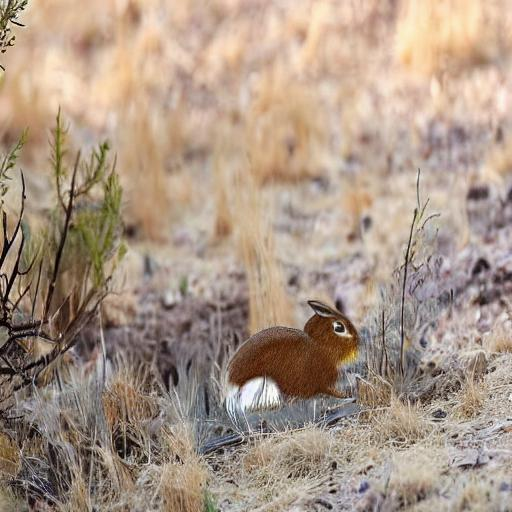
#> input picture metric/rabbit_1.jpg, 512 x 512 px, found by its file name
$ python test_one_img.py
#> lines starting #> are read from the running program, lines starting #| are printed output that depends on the picture; long printed decimals are rounded
import os
import cv2
import numpy as np

def calculate_rgb(image_path):

    r_variance = 0
    g_variance = 0
    b_variance = 0

    image = cv2.imread(image_path)

    image = image.astype(np.float64) / 255.0
    b_channel, g_channel, r_channel = cv2.split(image)

    #r_mean += np.mean(r_channel)
    #g_mean += np.mean(g_channel)
    #b_mean += np.mean(b_channel)

    b_variance += np.var(b_channel)
    g_variance += np.var(g_channel)
    r_variance += np.var(r_channel)

    return r_variance, g_variance, b_variance

def calculate_color_mean_and_variance(image_path):

    total_pixels = 0
    color_sum = np.array([0, 0, 0], dtype=np.float64)
    color_sum_squared = np.array([0, 0, 0], dtype=np.float64)

    image = cv2.imread(image_path)

    height, width, channels = image.shape
    total_pixels += height * width

    image_float = image.astype(np.float64) / 255.0
    color_sum += np.sum(image_float, axis=(0, 1))
    color_mean = color_sum / total_pixels
    color_sum_squared += np.sum(np.square(image_float), axis=(0, 1))
    color_variance = (color_sum_squared / total_pixels) - np.square(color_mean)

    return color_mean, color_variance


if __name__ == "__main__":


    folder_img = '/cluster/work/cvl/denfan/diandian/control/metric/rabbit_1.jpg'
    r_variance, g_variance, b_variance = calculate_rgb(folder_img)
#> in calculate_rgb, image is the input picture: shape (512, 512, 3); mean B, G, R 134.9, 151.1, 170.5
#> in calculate_rgb, `b_channel, g_channel, r_channel = cv2.split(image)`:
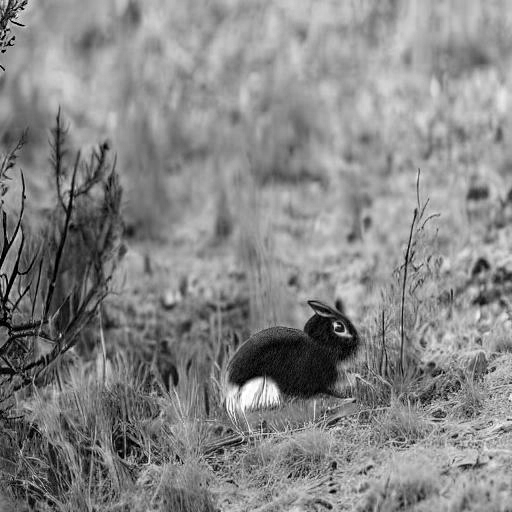
#> b_channel: shape (512, 512) float64; min 0, max 1, mean 0.529
#> in calculate_rgb, `b_channel, g_channel, r_channel = cv2.split(image)`:
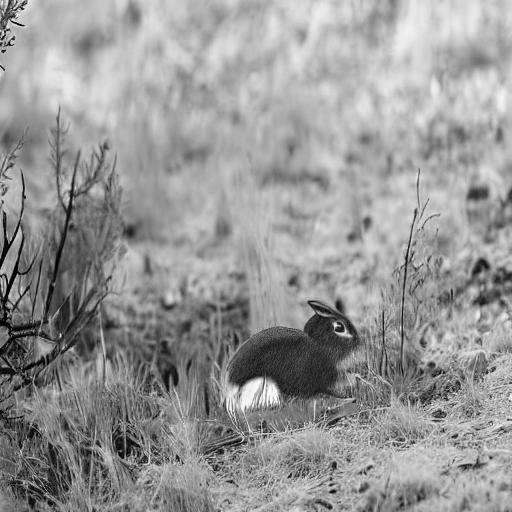
#> g_channel: shape (512, 512) float64; min 0, max 1, mean 0.593
#> in calculate_rgb, `b_channel, g_channel, r_channel = cv2.split(image)`:
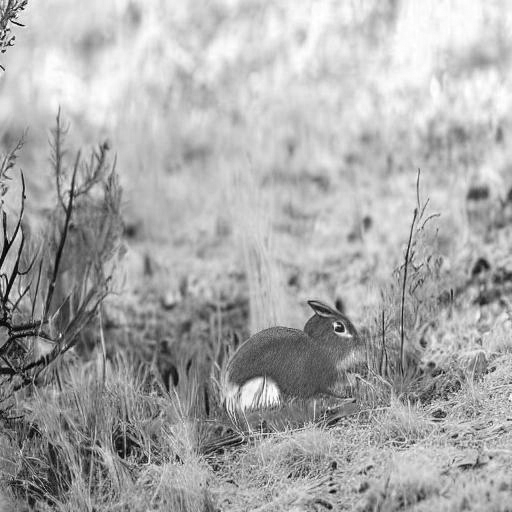
#> r_channel: shape (512, 512) float64; min 0.0118, max 1, mean 0.668
#> in calculate_rgb, `b_variance += np.var(b_channel)`: b_variance = 0.0298
#> in calculate_rgb, `g_variance += np.var(g_channel)`: g_variance = 0.0317
#> in calculate_rgb, `r_variance += np.var(r_channel)`: r_variance = 0.0359
#> r_variance = 0.0359; g_variance = 0.0317; b_variance = 0.0298
    print("Color Variance (R, G, B):", r_variance, g_variance, b_variance)
#| Color Variance (R, G, B): 0.03594 0.03165 0.02976
    mean, variance = calculate_color_mean_and_variance(folder_img)
#> in calculate_color_mean_and_variance, `color_sum += np.sum(image_float, axis=(0, 1))`: color_sum = [138672.3, 155372.7, 175242]
#> in calculate_color_mean_and_variance, `color_mean = color_sum / total_pixels`: color_mean = [0.529, 0.593, 0.668]
#> in calculate_color_mean_and_variance, `color_sum_squared += np.sum(np.square(image_float), axis=(0, 1))`: color_sum_squared = [81159.2, 100387.3, 126570.4]
#> in calculate_color_mean_and_variance, `color_variance = (color_sum_squared / total_pixels) - np.square(color_..`: color_variance = [0.0298, 0.0317, 0.0359]
#> mean = [0.529, 0.593, 0.668]; variance = [0.0298, 0.0317, 0.0359]
    print("Color Mean (R, G, B):", mean)
#| Color Mean (R, G, B): [0.529 0.5927 0.6685]
    print("Color Variance (R, G, B):", variance)
#| Color Variance (R, G, B): [0.02976 0.03165  0.03594]


    folder_img = '/cluster/work/cvl/denfan/diandian/control/metric/rabbit_2.jpg'
    r_variance, g_variance, b_variance = calculate_rgb(folder_img)
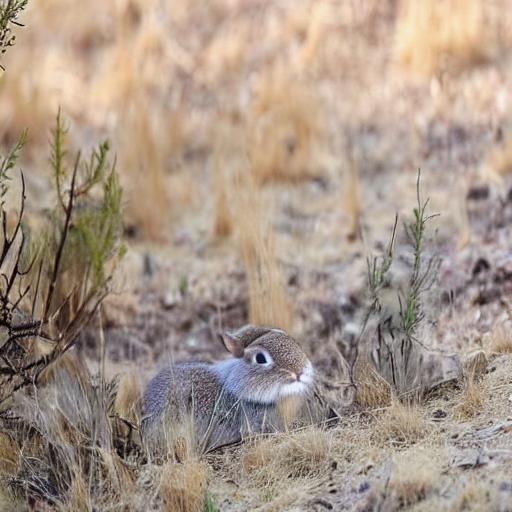
#> input picture metric/rabbit_2.jpg, 512 x 512 px, found by its file name
#> in calculate_rgb, image is the input picture: shape (512, 512, 3); mean B, G, R 137, 150.6, 167.3
#> in calculate_rgb (call 2), `b_channel, g_channel, r_channel = cv2.split(image)`:
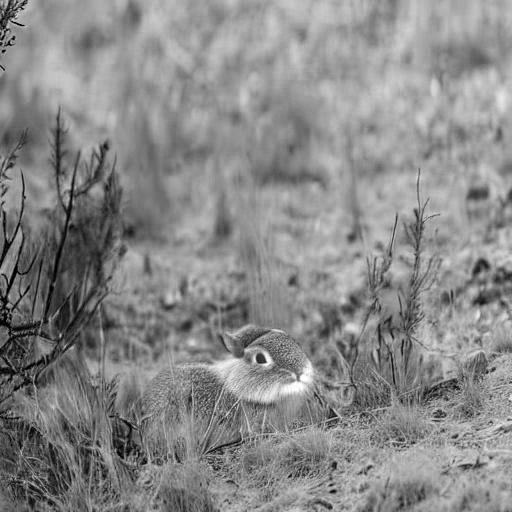
#> b_channel: shape (512, 512) float64; min 0, max 1, mean 0.537
#> in calculate_rgb (call 2), `b_channel, g_channel, r_channel = cv2.split(image)`:
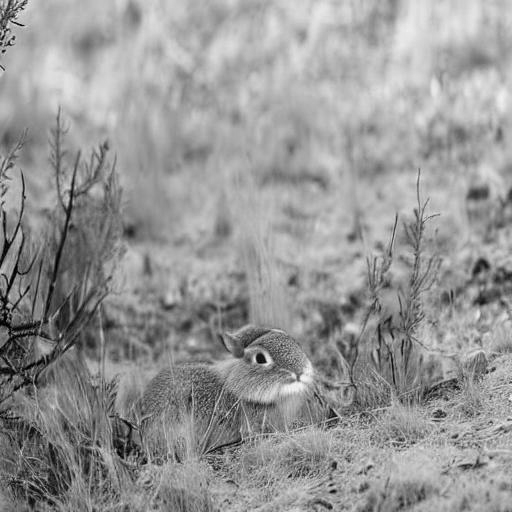
#> g_channel: shape (512, 512) float64; min 0, max 0.973, mean 0.591
#> in calculate_rgb (call 2), `b_channel, g_channel, r_channel = cv2.split(image)`:
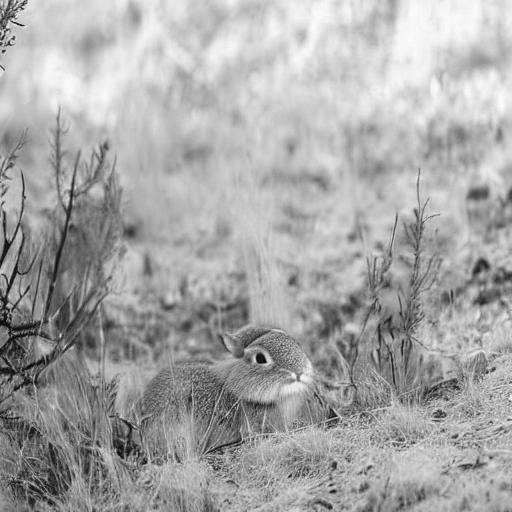
#> r_channel: shape (512, 512) float64; min 0.00784, max 0.992, mean 0.656
#> in calculate_rgb (call 2), `b_variance += np.var(b_channel)`: b_variance = 0.0212
#> in calculate_rgb (call 2), `g_variance += np.var(g_channel)`: g_variance = 0.0237
#> in calculate_rgb (call 2), `r_variance += np.var(r_channel)`: r_variance = 0.0293
#> r_variance = 0.0293; g_variance = 0.0237; b_variance = 0.0212
    print("Color Variance (R, G, B):", r_variance, g_variance, b_variance)
#| Color Variance (R, G, B): 0.02933 0.02368 0.02115
    mean, variance = calculate_color_mean_and_variance(folder_img)
#> mean = [0.537, 0.591, 0.656]; variance = [0.0212, 0.0237, 0.0293]
    print("Color Mean (R, G, B):", mean)
#| Color Mean (R, G, B): [0.5374 0.5907 0.6559]
    print("Color Variance (R, G, B):", variance)
#| Color Variance (R, G, B): [0.02115 0.02368 0.02933]
